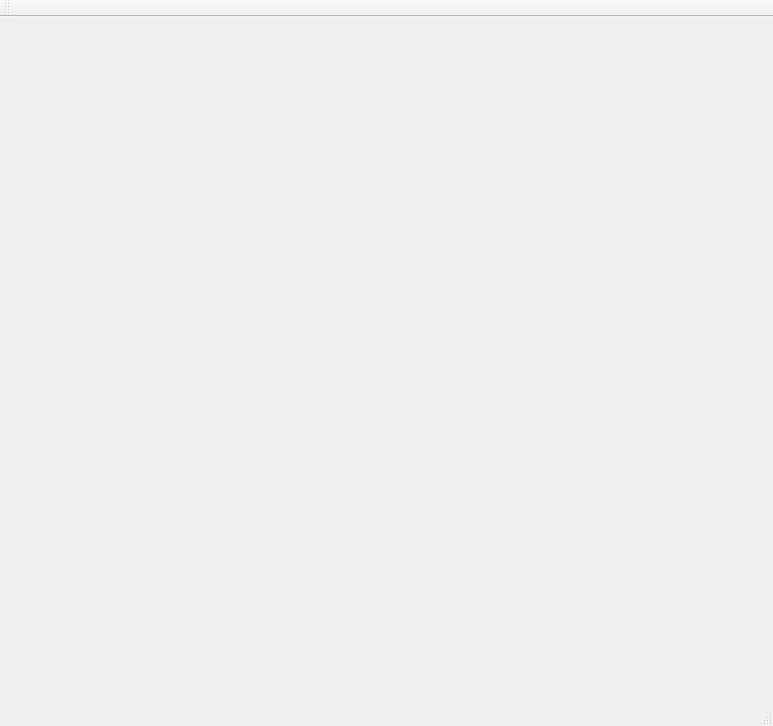
<?xml version="1.0" encoding="UTF-8"?>
<ui version="4.0">
 <class>MainWindow</class>
 <widget class="QMainWindow" name="MainWindow">
  <property name="geometry">
   <rect>
    <x>0</x>
    <y>0</y>
    <width>773</width>
    <height>726</height>
   </rect>
  </property>
  <property name="windowTitle">
   <string>MainWindow</string>
  </property>
  <widget class="QWidget" name="centralWidget">
   <widget class="CRadarDlg" name="WindRose12" native="true">
    <property name="geometry">
     <rect>
      <x>50</x>
      <y>80</y>
      <width>500</width>
      <height>500</height>
     </rect>
    </property>
   </widget>
  </widget>
  <widget class="QMenuBar" name="menuBar">
   <property name="geometry">
    <rect>
     <x>0</x>
     <y>0</y>
     <width>773</width>
     <height>23</height>
    </rect>
   </property>
  </widget>
  <widget class="QToolBar" name="mainToolBar">
   <attribute name="toolBarArea">
    <enum>TopToolBarArea</enum>
   </attribute>
   <attribute name="toolBarBreak">
    <bool>false</bool>
   </attribute>
  </widget>
  <widget class="QStatusBar" name="statusBar"/>
 </widget>
 <layoutdefault spacing="6" margin="11"/>
 <customwidgets>
  <customwidget>
   <class>CRadarDlg</class>
   <extends>QWidget</extends>
   <header location="global">cradardlg.h</header>
   <container>1</container>
  </customwidget>
 </customwidgets>
 <resources/>
 <connections/>
</ui>
